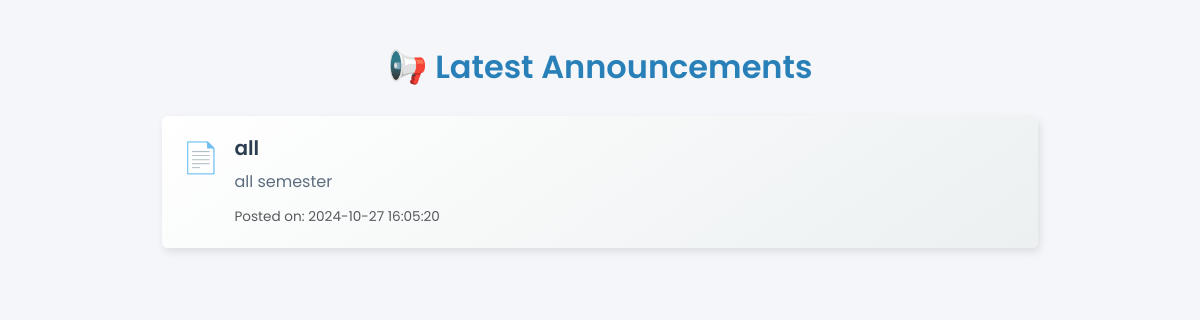
Before: /student/announcements.php (signed in) with the older database file.
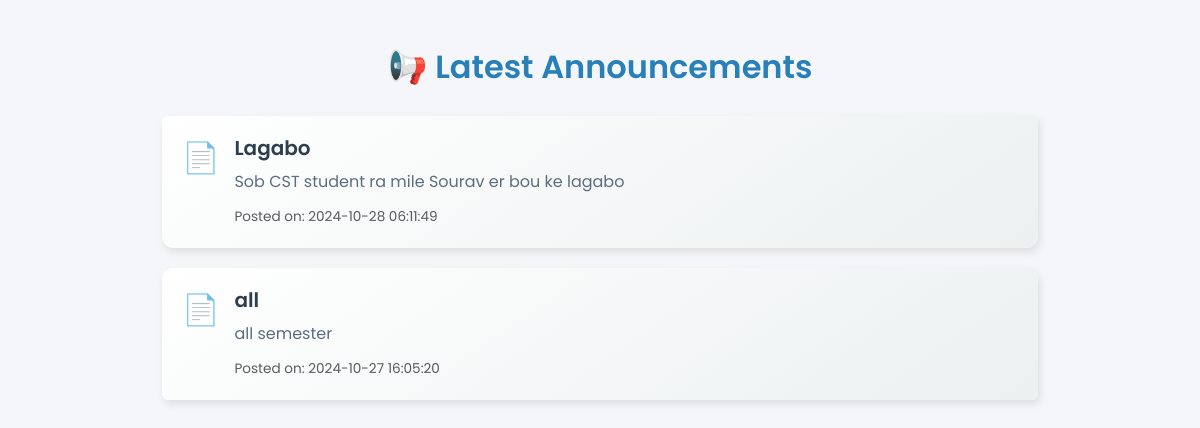
After: the same page with the newer database file.
### tables this page shows
CREATE TABLE `notices` (
  `id` int(11) NOT NULL,
  `title` varchar(255) NOT NULL,
  `content` text NOT NULL,
  `created_at` timestamp NOT NULL DEFAULT current_timestamp(),
  `semester` enum('1st','2nd','3rd','4th','5th','6th','7th','8th','All Semester') NOT NULL DEFAULT 'All Semester'
);

### student/announcements.php (the view, shortened to what this page needs)
<?php
include '../db/database.php';
$user_id = $_SESSION['user_id'];
$query = $conn->prepare("SELECT semester FROM users WHERE user_id = ?");
$query->bind_param("s", $user_id);
$query->execute();
$result = $query->get_result();
$user = $result->fetch_assoc();
$user_semester = $user['semester'];
$stmt = $conn->prepare("
    SELECT * FROM notices
    WHERE semester = ? OR semester = 'All Semester'
    ORDER BY created_at DESC
");
$stmt->bind_param("s", $user_semester);
$stmt->execute();
$notices = $stmt->get_result();
?>
<!DOCTYPE html>
<html lang="en">
<head>
    <link rel="stylesheet" href="https://cdn.jsdelivr.net/npm/bootstrap@5.3.0/dist/css/bootstrap.min.css">
</head>
<body>
    <div class="container mt-5">
        <h2 class="text-center">📢 Latest Announcements</h2>
        <?php if ($notices->num_rows > 0): ?>
            <ul class="list-group">
                <?php while ($notice = $notices->fetch_assoc()): ?>
                    <li class="list-group-item d-flex align-items-start">
                        <span class="notice-icon">📄</span>
                        <div>
                            <h5 class="notice-title">
                                <?php echo htmlspecialchars($notice['title']); ?>
                            </h5>
                            <p class="notice-content">
                                <?php echo nl2br(htmlspecialchars($notice['content'])); ?>
                            </p>
                            <small class="text-muted">
                                Posted on: <?php echo $notice['created_at']; ?>
                            </small>
                        </div>
                    </li>
                <?php endwhile; ?>
            </ul>
        <?php else: ?>
            <div class="alert alert-info text-center" role="alert">
                No announcements available at the moment.
            </div>
        <?php endif; ?>
    </div>
</body>
</html>

Changed rows visible on the page:
added notices: title "Lagabo", content "Sob CST student ra mile Sourav er bou ke lagabo", created_at "2024-10-28 06:11:49"
